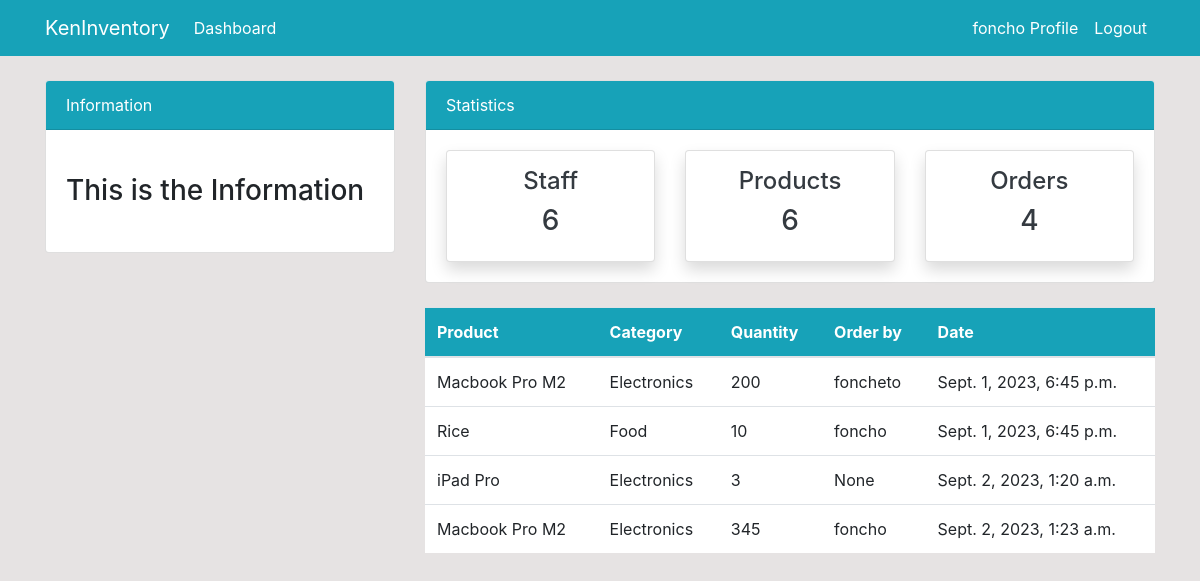
Page /order/ (signed in) on the earlier database version.
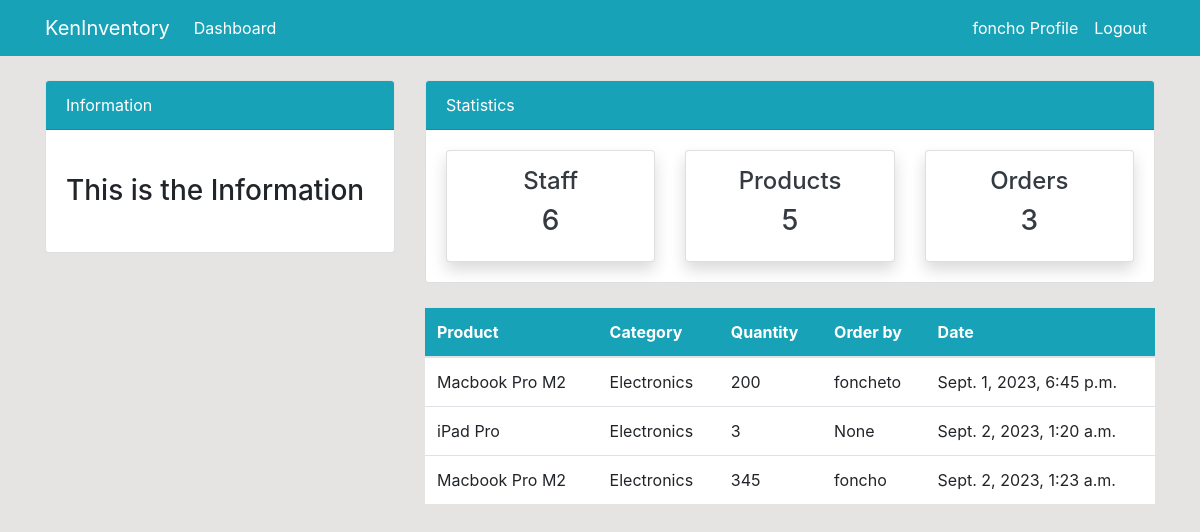
Same page on the later database version.
### dashboard/models.py (models this page shows, shortened)
class Order(models.Model):
    product = models.ForeignKey(Product, on_delete=models.CASCADE, null=True)
    staff = models.ForeignKey(User, on_delete=models.CASCADE, null=True)
    order_quantity = models.PositiveSmallIntegerField(null=True)
    date = models.DateTimeField(auto_now_add=True, null=True)
    class Meta:
        verbose_name_plural = "Order"

class Product(models.Model):
    name = models.CharField(max_length=50, null=True)
    category = models.CharField(choices=CATEGORIES, max_length=20, null=True)
    quantity = models.PositiveSmallIntegerField(null=True)
    class Meta:
        verbose_name_plural = "Product"
    def __str__(self):
        return self.name

### dashboard/views.py (the view)
# urls.py: path("order/", views.order, name="dashboard-order"),
@login_required
def order(request):
    orders = Order.objects.all()
    orders_count = orders.count()
    workers_count = User.objects.all().count()
    items_count = Product.objects.all().count()
    context = {
        "orders": orders,
        "workers_count": workers_count,
        "orders_count": orders_count,
        "items_count": items_count,
    }
    return render(request, "dashboard/order.html", context)

### templates/dashboard/order.html (shortened to what this page needs)
{% extends 'partials/base.html' %}
{% block content %}
{% include 'partials/topnav.html' %}
<div class="container">
    <div class="row my-4">
        <div class="col-md-4">
        </div>
        <div class="col-md-8">
            <table class="table bg-white">
                <thead class="bg-info">
                    <tr class="text-white">
                        <th scope="col">Product</th>
                        <th scope="col">Category</th>
                        <th scope="col">Quantity</th>
                        <th scope="col">Order by</th>
                        <th scope="col">Date</th>
                    </tr>
                </thead>
                <tbody>
                    {% for order in orders %}
                    <tr>
                        <td>{{ order.product }}</td>
                        <td>{{ order.product.category }}</td>
                        <td>{{ order.order_quantity }}</td>
                        <td>{{ order.staff }}</td>
                        <td>
                            {{ order.date }}
                        </td>
                    </tr>
                    {% endfor %}
                </tbody>
            </table>
        </div>
    </div>
</div>
{% endblock %}

Differences in the rows shown:
removed Order: product "Rice", product.category "Food", order_quantity "10", staff "foncho", date "Sept. 1, 2023, 6:45 p.m."
Other differences:
{{ items_count }}: "6" → "5"
{{ orders_count }}: "4" → "3"
